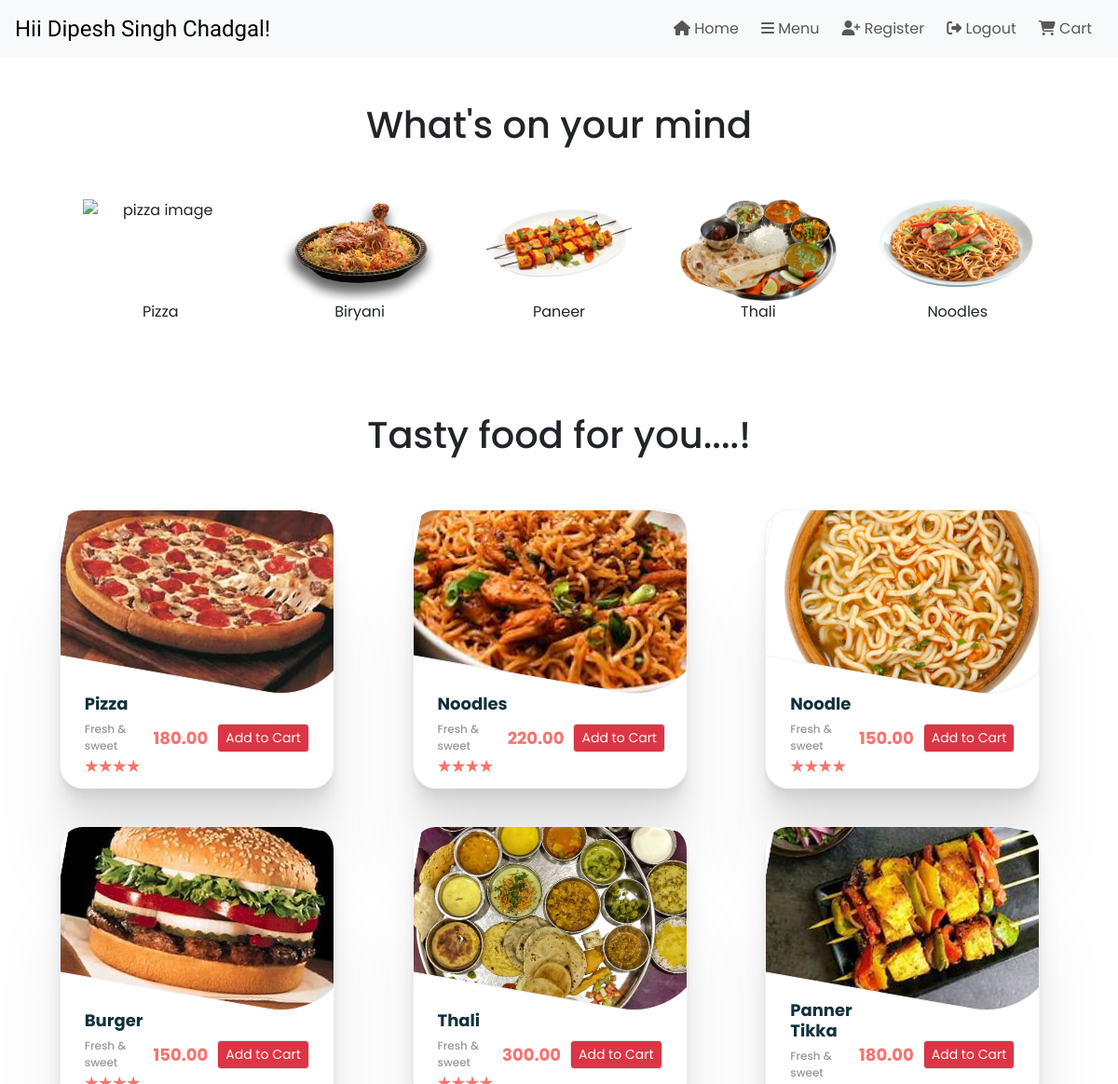
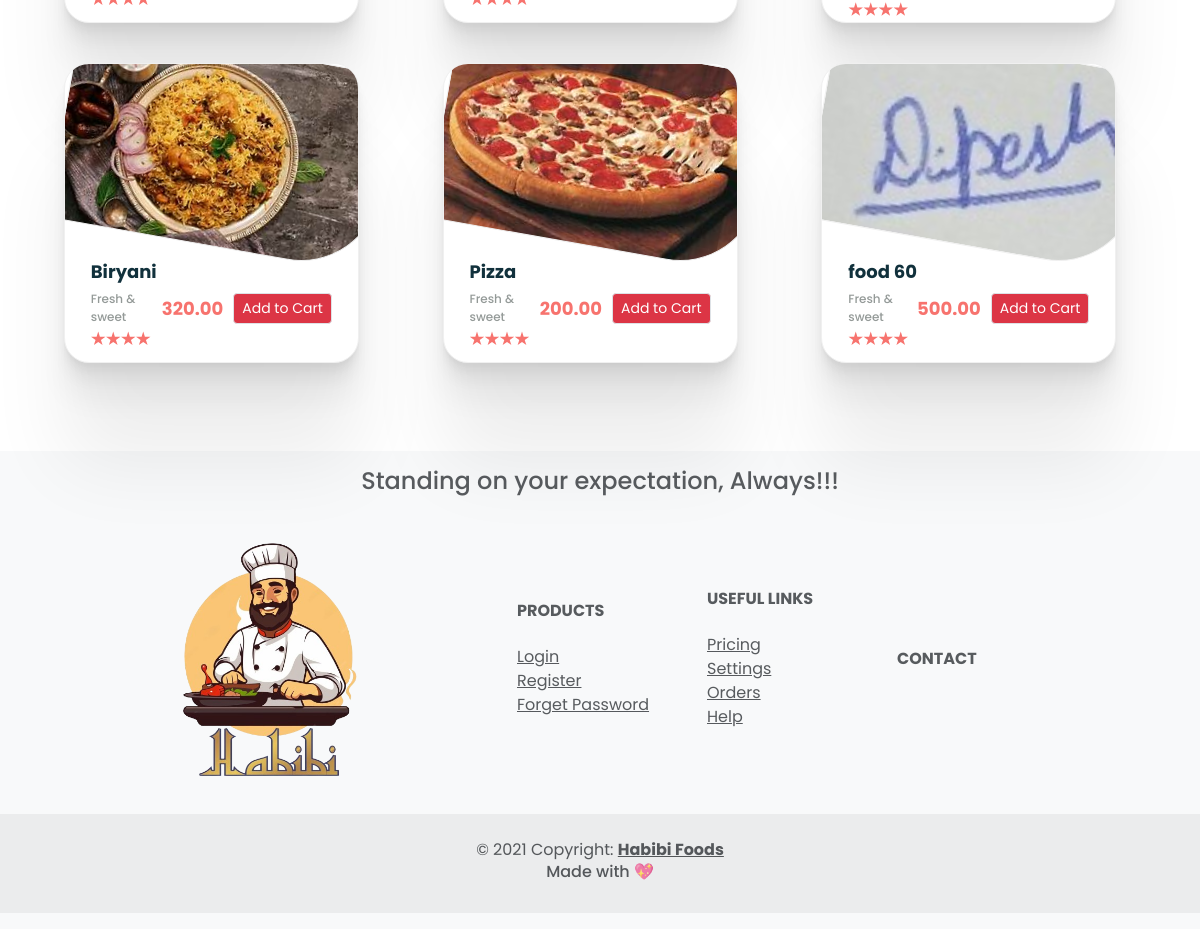
The page /menu/ (signed in) on the database its author committed (2 pictures, top to bottom).
### customer/models.py (models this page shows)
class CustomUser(AbstractUser):
    is_user = models.BooleanField(default=False)
    is_restaurant = models.BooleanField(default=False)

class customerUser(CustomUser):
    name = models.CharField(max_length=50)

### restaurant/models.py (models this page shows)
class foodItems(models.Model):
    name = models.CharField(max_length=255)
    price = models.DecimalField(max_digits=10, decimal_places=2)
    image = models.ImageField(upload_to='images/')
    restaurantName = models.CharField(max_length=50)

### menu/views.py (the view, shortened to what this page needs)
# urls.py: path('menu/',menuviews.menu,name = 'menu'),
@login_required
def menu(request):
    user = request.user
    foods = foodItems.objects.all()
    print("my output ",foodItems)
    if hasattr(user, 'customeruser'):
        name = user.customeruser.name
    else:
        name = "No name found"
    if 'cart' not in request.session:
        request.session['cart'] = {}
    print('cart',request.session['cart'])
    return render(request, 'index1.html', {'name': name, 'foodItems':foods})

### menu/templates/index1.html (shortened to what this page needs)
<!DOCTYPE html>
<html>
{% load static %}
<head>
    <link href="https://cdn.jsdelivr.net/npm/bootstrap@5.3.3/dist/css/bootstrap.min.css" rel="stylesheet"
>
    <link rel="stylesheet" href="https://cdn.jsdelivr.net/npm/bootstrap-icons@1.11.1/font/bootstrap-icons.css"
>
    <link rel="stylesheet" href={% static 'style.css' %}>
</head>
<body>
    {% include "header.html" %}
    <div class="container text-center justify-content-center">
        <br>
        <br>
        <h1>What's on your mind</h1>
        <br>
        <br>
        <section id='hehe' class="d-flex justify-content-evenly flex-wrap">
            <div class="main_items">
                <img class="img-fluid" src={% static 'pizza.png' %} alt="pizza image">
                <p>Pizza</p>
            </div>
            <div class="main_items">
                <img class="img-fluid" src={% static 'biryani.png' %} alt="biryani image">
                <p>Biryani</p>
            </div>
            <div class="main_items">
                <img class="img-fluid" src={% static 'paneer.png' %} alt="paneer image">
                <p>Paneer</p>
            </div>
            <div class="main_items">
                <img class="img-fluid" src={% static 'thali.png' %} alt="thali image">
                <p>Thali</p>
            </div>
            <div class="main_items">
                <img class="img-fluid" src={% static 'noodle.png' %} alt="noodle image">
                <p>Noodles</p>
            </div>
        </section>
    </div>
    <br>
    <br>
    <div class="container-fluid text-center d-flex justify-content-center flex-wrap py-5">
        <h1>Tasty food for you....!</h1>
    </div>
    <section class="cards d-flex justify-content-evenly flex-wrap">
        {% if foodItems is None %}
        <p>Khana Nhi milega</p>
        {% else %}
        {% for food in foodItems %}
        <div class="outer overflow-hidden">
            <div class="inner"
                style="background: url(/media/{{ food.image }}) no-repeat center center/cover; height: 200px;"></div>
            <div class="item d-flex align-items-center">
                <div class="item-details flex-grow-1">
                    <div class="item-name">
                        <h4>{{ food.name }}</h4>
                        <p>Fresh & sweet</p>
                    </div>
                    <div class="rating">
                        <div></div>
                        <div></div>
                        <div></div>
                        <div></div>
                    </div>
                </div>
                <div class="item-price-and-cart d-flex align-items-center">
                    <div class="item-price">
                        <p>{{ food.price }}</p>
                    </div>
                    <form action="#" method="post">
                    <div class="cart ml-4">
                        <input type="submit" class="btn btn-danger border btn-sm" value="Add to Cart">
                    </div>
                    </form>
                </div>
            </div>
        </div>
        {% endfor %}
        {% endif %}
    </section>
    {% include "footer.html" %}

### menu/templates/header.html (shortened to what this page needs)
{%load static%}
<link rel="stylesheet" href={%static 'style.css'%} >
<link rel="stylesheet" href="https://cdnjs.cloudflare.com/ajax/libs/font-awesome/6.5.2/css/all.min.css" />
<nav class="navbar navbar-expand-lg navbar-light bg-light text-muted position-sticky ">
  <a class="navbar-brand px-3"><span style="font-family: 'Poetsen One'; font-weight: 400; font-size: larger;">Hii {{ name }}!</span></a>
  <div class="collapse navbar-collapse justify-content-end px-3" style="font-family: 'Poppins';">
      <ul class="navbar-nav ml-auto">
          <li class="nav-item active px-1">
              <a class="nav-link" href="/"><i class="fas fa-home"></i> Home <span class="sr-only">(current)</span></a>
          </li>
          <li class="nav-item px-1">
              <a class="nav-link" href="/menu"><i class="fas fa-bars"></i> Menu</a>
          </li>
          <li class="nav-item px-1">
              <a class="nav-link" href="/register"><i class="fas fa-user-plus"></i> Register</a>
          </li>
          <li class="nav-item px-1">
              <a class="nav-link" href={% url 'logout' %} ><i class="fas fa-sign-out-alt"></i> Logout</a>
          </li>
          <li class="nav-item px-1">
              <a class="nav-link" href="/cart"><i class="fas fa-shopping-cart"></i> Cart</a>
          </li>
      </ul>
  </div>
</nav>

### menu/static/style.css (style rules this page uses)
body { font-family: 'Poppins'; }
.main_items { width: 15%; height: auto; display: flex; flex-direction: column; align-self: stretch; justify-content: space-between; }
p { margin-bottom: 0; }
.outer { width: 295px; height: 300px; border-radius: 25px; background: #fff; border: 1px solid #f0f0f0; box-shadow: 0 3.4px 2.7px rgba(0, 0, 0, 0.022), 0 8.7px 6.9px rgba(0, 0, 0, 0.031), 0 17.7px 14.2px rgba(0, 0, 0, 0.039), 0 36.5px 29.2px rgba(0, 0, 0, 0.048), 0 100px 80px rgba(0, 0, 0, 0.07); overflow: visible; }
.inner { width: 325px; height: 90%; object-fit: cover; border: 1px solid #f0f0f0; border-bottom-right-radius: 80px; transform: translateX(-4px) translateY(-17px) rotate(10deg); }
.item { height: 30%; display: flex; justify-content: space-between; align-items: center; padding: 0 26px; }
.item-name h4 { font-size: 18px; font-weight: bold; color: #11313c; }
.item-name p { font-size: 12px; font-weight: 500; color: #949a98; }
.item-price { display: flex; flex-direction: column; }
.item-price p { font-size: 18px; font-weight: bold; color: #f7736e; text-align: right; }
.rating { display: flex; }
.rating > div { width: 15px; height: 15px; background: #f7736e; clip-path: polygon(50% 0%, 61% 35%, 98% 35%, 68% 57%, 79% 91%, 50% 70%, 21% 91%, 32% 57%, 2% 35%, 39% 35%); }

### menu/templates/index1.html (style rules this page uses)
.item { width: 100%; padding: 10px; }
.item-name { margin-bottom: 5px; }
.rating { margin-bottom: 10px; }
.cart { margin-left: auto; }
.item-price { margin-right: 10px; }
.outer { margin-bottom: 40px; width: calc(25% - 20px); margin-right: 20px; display: inline-block; }

### rows shown on the page
customerUser: name "Dipesh Singh Chadgal"
foodItems: image (picture), name "Pizza", price "180.00"
foodItems: image (picture), name "Noodles", price "220.00"
foodItems: image (picture), name "Noodle", price "150.00"
foodItems: image (picture), name "Burger", price "150.00"
foodItems: image (picture), name "Thali", price "300.00"
foodItems: image (picture), name "Panner Tikka", price "180.00"
foodItems: image (picture), name "Biryani", price "320.00"
foodItems: image (picture), name "Pizza", price "200.00"
foodItems: image (picture), name "food 60", price "500.00"
